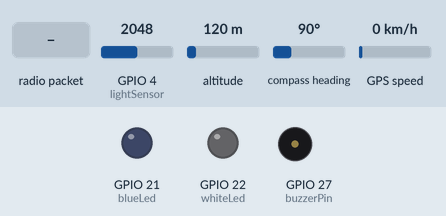
This sketch was run on a simulated ESP32. On the bench: output pins drawn as LEDs (lit = HIGH), buzzer (waves = sounding). The test bench sets the inputs (shaded band); at power-on: GPIO 4 (lightSensor) = 2048, altitude 120 m, compass heading 90°, GPS speed 0 km/h. The GPS gets a fix after 3 s at 37.7749, -122.4194 with 8 satellites; no radio packets arrive unless stated; what the sketch prints to the serial monitor is not drawn.

Above: at 1.2 s.
1.3 s: radio packet "blueLedOn" arrives
At 3.0 s:
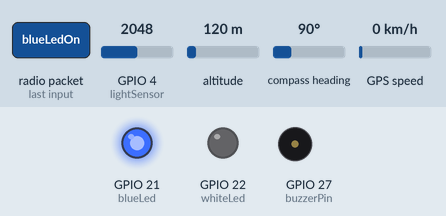
3.8 s: radio packet "whiteLedOn" arrives
At 6.0 s:
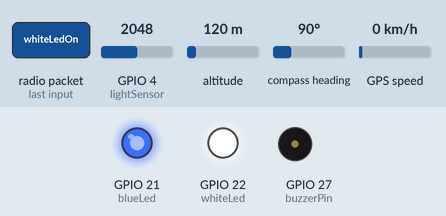
6.3 s: radio packet "blueLedOff" arrives
At 8.0 s:
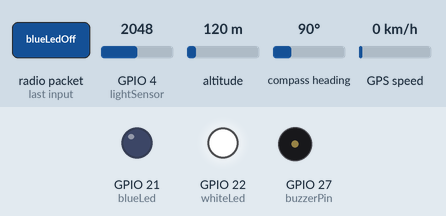
8.8 s: radio packet "buzzerOn" arrives
At 11.0 s:
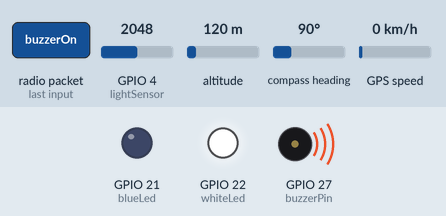
11.3 s: GPIO 4 (lightSensor) set to 2928
12.8 s: GPIO 4 (lightSensor) set to 3068
At 13.4 s:
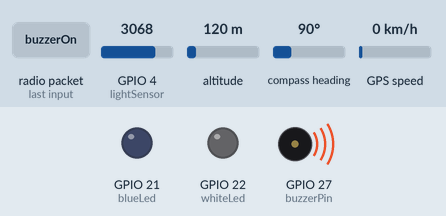
Timing chart, 0 to 15.3 s (numbered marks = the images above; inputs shaded):
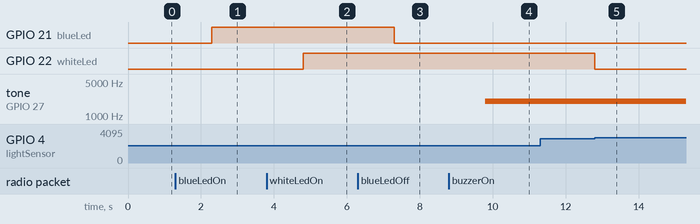

Measured:
- the behaviour switches between 3000 and 3001 on GPIO 4 (lightSensor) (found by bisection; images 4 and 5)
- after the input at 1.3 s, GPIO 21 (blueLed): LOW → HIGH after 1.0 s
- after the input at 3.8 s, GPIO 22 (whiteLed): LOW → HIGH after 1.0 s
- after the input at 6.3 s, GPIO 21 (blueLed): HIGH → LOW after 1.0 s
- after the input at 8.8 s, tone on GPIO 27 (buzzerPin): silent → 2000 Hz after 1.0 s
- after the input at 11.3 s, every drawn part: stays the same
- after the input at 12.8 s, GPIO 22 (whiteLed): HIGH → LOW at once

The sketch:

KayaBand_esp32_code.ino
```cpp
#include <SPI.h>
#include <LoRa.h>
#include <TinyGPS++.h>

TinyGPSPlus gps;

// LoRa
#define ss 5
#define rst 14
#define dio0 2

// SENSORS
#define blueLed 21
#define whiteLed 22
#define lightSensor 4
#define buzzerPin 27

bool lightSensorOff = true;
bool blueLedOff = true;
int freq = 2000;
int channel = 0;
int resolution = 8;
int lightValue;


double latitude;
double longitude;
int timeH;
int timeM;
int timeS;
int dateD;
int dateM;
int dateY;
double speedKmh;
int avSat;


void setup() {
  Serial.begin(9600);
  Serial2.begin(9600);

  // SENSORS
  pinMode(blueLed, OUTPUT);
  pinMode(whiteLed, OUTPUT);

  ledcSetup(channel, freq, resolution);
  ledcAttachPin(buzzerPin, channel);

  while (!Serial);
  Serial.println("LoRa Receiver");

  //setup LoRa transceiver module
  LoRa.setPins(ss, rst, dio0);

  while (!LoRa.begin(866E6)) {
    Serial.println(".");
    delay(500);
  }

  // The sync word assures you don't get LoRa messages from other LoRa transceivers
  // ranges from 0-0xFF
  LoRa.setSyncWord(0xD5);
  Serial.println("LoRa Initializing OK!");

}

void loop() {

  if(Serial2.available() > 0){
    gps.encode(Serial2.read());
    latitude = gps.location.lat();
    longitude = gps.location.lng();
    timeH = gps.time.hour();
    timeM = gps.time.minute();
    timeS = gps.time.second();
    dateD = gps.date.day();
    dateM = gps.date.month();
    dateY = gps.date.year();
    speedKmh = gps.speed.kmph();
    avSat = gps.satellites.value();
  }

  // try to parse packet
  int packetSize = LoRa.parsePacket();
  if (packetSize) {
    // received a packet
    Serial.print("Received packet ");
    // read packet
    while (LoRa.available()) {
      String LoRaData = LoRa.readString();
      if(LoRaData == "gpsOn"){
        Serial.println("GPS");
        delay(500);
        Serial.println("Sending GPS Data");
        LoRa.beginPacket();
        LoRa.print(String(dateD));LoRa.print(":");LoRa.print(String(dateM));LoRa.print(":");LoRa.print(String(dateY));LoRa.print(":");
        LoRa.print(String(timeH));LoRa.print(":");LoRa.print(String(timeM));LoRa.print(":");LoRa.print(String(timeS));LoRa.print(":");
        LoRa.print(String(latitude, 6));LoRa.print(":");LoRa.print(String(longitude, 6));LoRa.print(":");
        LoRa.print(String(speedKmh));LoRa.print(":");
        LoRa.print(String(avSat));
        LoRa.endPacket();

      } else if(LoRaData == "gpsOff"){
        Serial.println("GPS OFF");
      } else if(LoRaData == "blueLedOn" && blueLedOff == true){
        Serial.println("BLUE LED ON");
        blueLedOff = false;

      } else if(LoRaData == "blueLedOff"){
        blueLedOff = true;
        Serial.println("BLUE LED OFF");

      } else if(LoRaData == "whiteLedOff"){
        Serial.println("LIGHTSENSOR OFF");
        lightSensorOff = true;

      } else if(LoRaData == "whiteLedOn" && lightSensorOff == true){
        lightSensorOff = false;
        Serial.println("LIGHTSENSOR ON");
      }
      else if(LoRaData == "buzzerOn"){
        Serial.println("BUZZER ON");
        ledcWriteTone(channel, 2000);

      } else if(LoRaData == "buzzerOff"){
        Serial.println("BUZZER OFF");
        ledcWriteTone(channel, 0);

      } else{
        Serial.println();
        Serial.println("Something unknown received: ");
        Serial.println(LoRaData);
      }
  }
 }

 if(!lightSensorOff){
  lightValue = analogRead(lightSensor);

    if(lightValue <= 2900){
      digitalWrite(whiteLed, HIGH);
    } else if(lightValue > 3000) {
      digitalWrite(whiteLed, LOW);
    }
  }else {
    digitalWrite(whiteLed, LOW);
  }

  if(!blueLedOff){
    digitalWrite(blueLed, HIGH);
  } else {
    digitalWrite(blueLed, LOW);
  }

}
```
